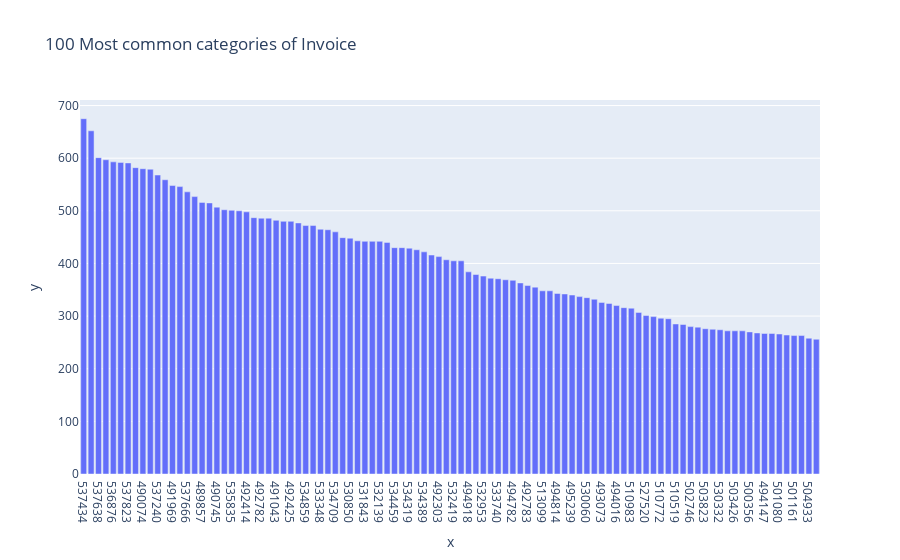

Notebook code cell kept with this figure:
### Markdown cell above
Análisis de la serie Precio
    ----------------------------
    La variable precio no presenta datos nulos, sin embargo presenta 3 datos negativos los cuales son anomalías dada la naturaleza positiva de la variable. Además, se observa que la media es mayor a la mediana, lo que indica que la distribución de la variable es asimétrica a la derecha, esto se confirma mediante el histograma, sin embargo el skewness de la serie es negativo (-140), esto último se debe a la inclusión del mínimo negativo entorno a -50000 lo cual sesga el cálculo de la skewness (si se eliminaran estos valores anómalos, la skewness arrojaría valores positivos de acuerdo a la asimetría positiva observada). Por último, se observa que el 50% de los datos se encuentran entre 1.25 y 4.13; con valores positivos extremos hasta 25111; esto se verifica mediante la kurtosis muy elevada de 64868, que indica que la distribución muestreal posee muchos outliers (colas largas). La elevada % de duplicación de valores (99.8%) indica que son pocos los precios únicos respecto al tamaño de observaciones (elevada repetición de precios/productos). Notar que el 0.7% posee Precio 0.

### Code cell
profile_serie(df_retail['Invoice'])

### Figure 1 — Plotly figure (JSON) as saved in the notebook; plotly's stock layout.template omitted (floating-point values rounded to 4 significant figures)
{"data": [{"alignmentgroup": "True", "hovertemplate": "x=%{x}<br>y=%{y}<extra></extra>", "legendgroup": "", "marker": {"color": "#636efa", "pattern": {"shape": ""}}, "name": "", "offsetgroup": "", "orientation": "v", "showlegend": false, "textposition": "auto", "type": "bar", "x": ["537434", "538071", "537638", "537237", "536876", "536592", "537823", "536031", "490074", "491966", "537240", "490149", "491969", "490741", "537666", "536544", "489857", "513574", "490745", "489597", "535835", "491155", "492414", "532642", "492782", "491970", "491043", "533338", "492425", "491041", "534859", "535322", "533348", "503185", "534709", "491971", "530850", "535407", "531843", "490963", "532139", "534289", "534459", "533737", "534319", "489856", "534389", "498133", "492303", "532826", "532419", "532063", "494918", "531036", "532953", "533065", "533740", "531489", "494782", "495070", "492783", "531387", "513099", "529727", "494814", "492226", "495239", "494378", "530060", "494386", "493073", "530140", "494016", "493079", "510983", "500462", "527520", "504916", "510772", "530422", "510519", "494495", "502746", "493260", "503823", "500918", "530332", "499765", "503426", "494381", "500356", "494685", "494147", "510637", "501080", "494379", "501161", "525753", "504933", "521202"], "xaxis": "x", "y": [675, 652, 601, 597, 593, 592, 591, 582, 580, 579, 568, 559, 548, 546, 536, 527, 516, 515, 507, 502, 501, 500, 498, 487, 486, 486, 482, 480, 480, 477, 472, 472, 465, 464, 460, 449, 448, 443, 442, 442, 442, 440, 430, 430, 429, 426, 422, 416, 413, 407, 405, 405, 384, 379, 376, 372, 371, 369, 368, 363, 358, 355, 348, 348, 343, 342, 340, 337, 335, 332, 326, 324, 320, 316, 315, 307, 301, 299, 296, 295, 285, 284, 280, 279, 276, 275, 274, 272, 272, 272, 270, 268, 267, 267, 266, 264, 263, 263, 258, 256], "yaxis": "y"}], "layout": {"barmode": "relative", "legend": {"tracegroupgap": 0}, "title": {"text": "100 Most common categories of Invoice"}, "xaxis": {"anchor": "y", "domain": [0, 1], "title": {"text": "x"}}, "yaxis": {"anchor": "x", "domain": [0, 1], "title": {"text": "y"}}}}
